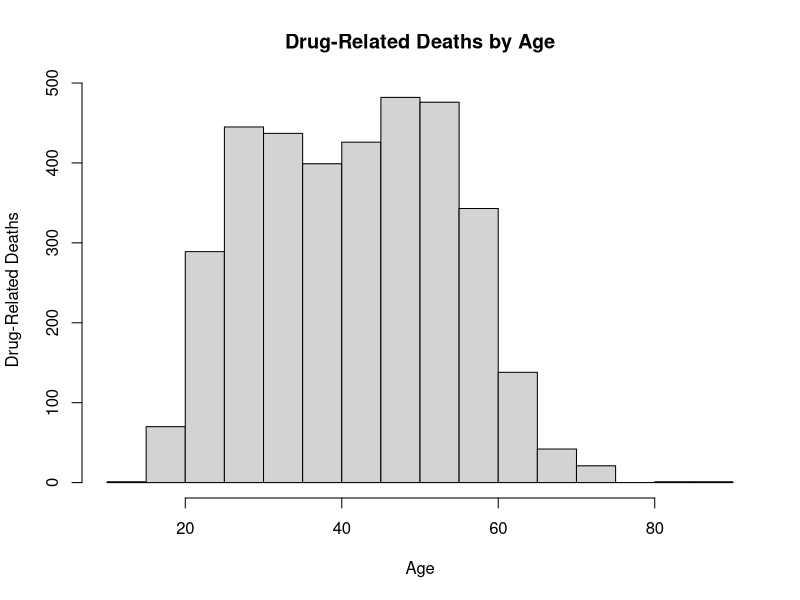
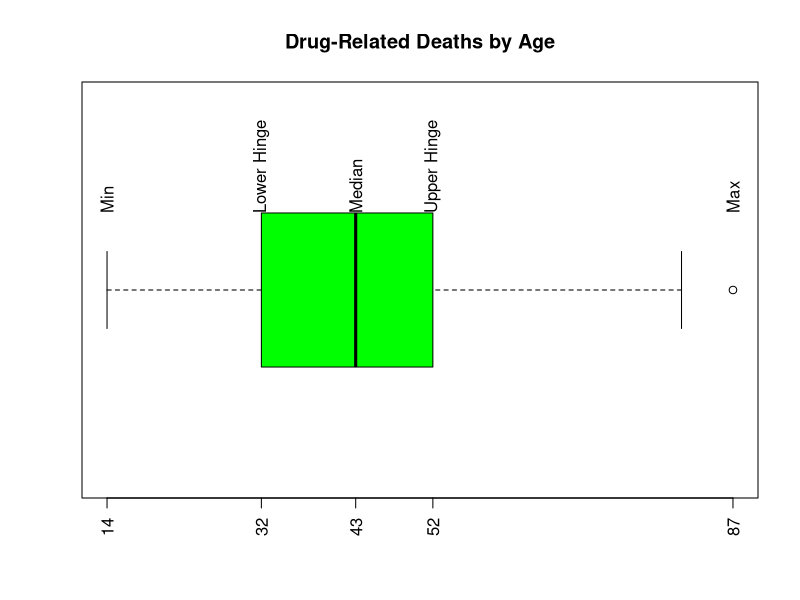
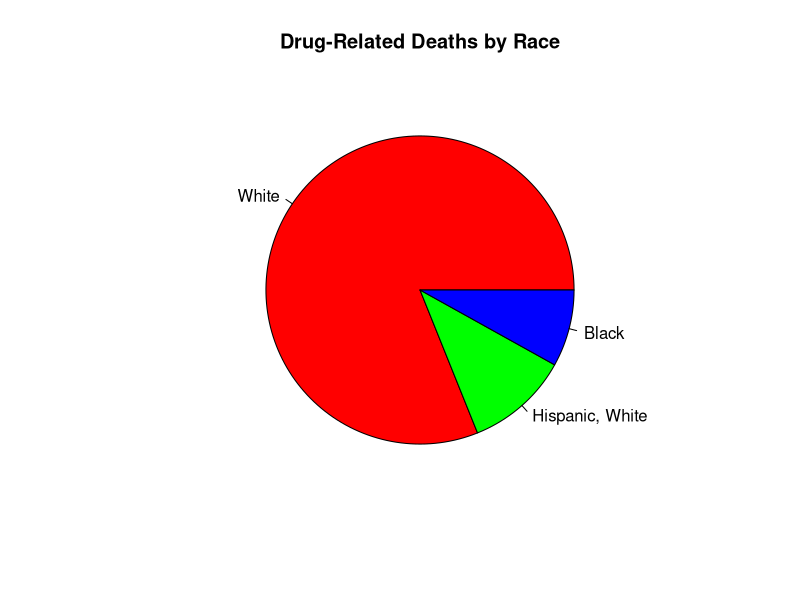
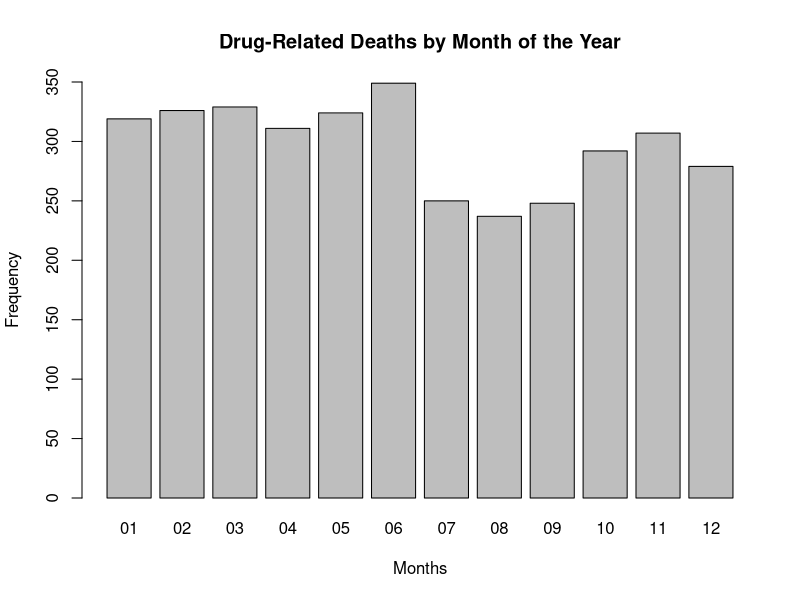
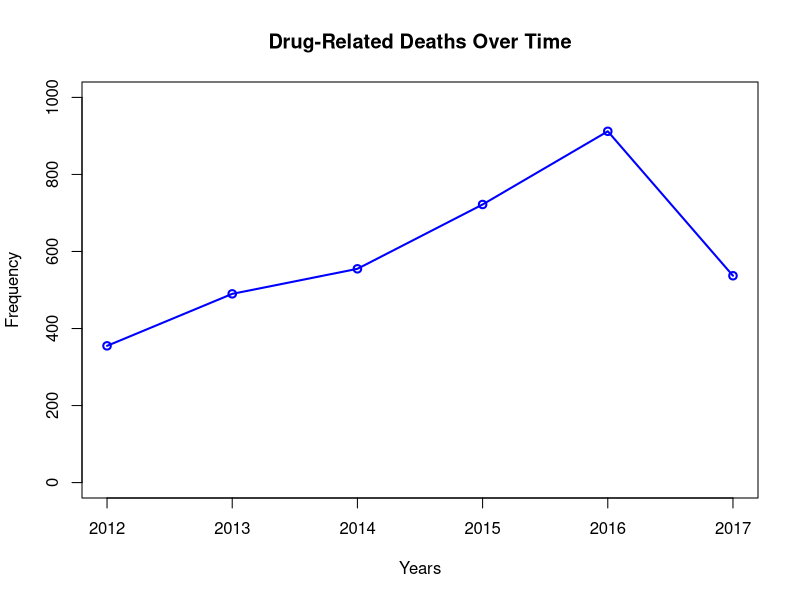
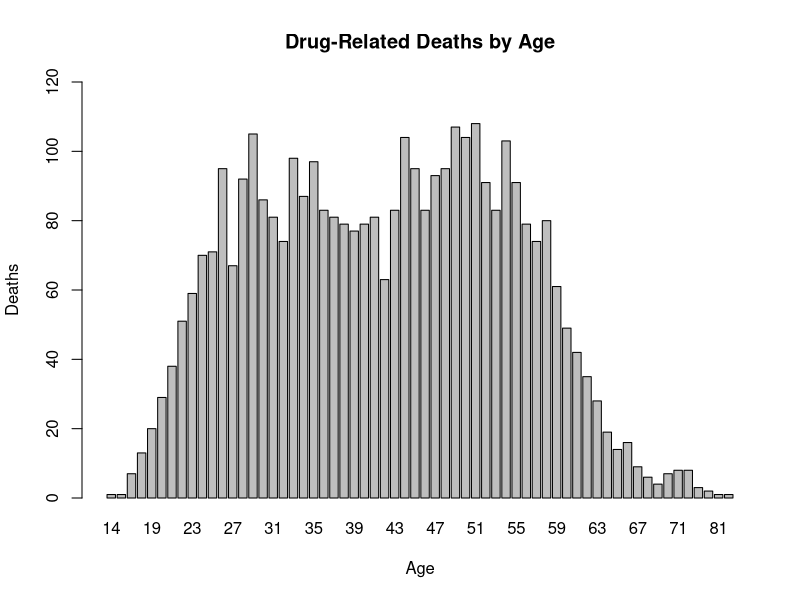
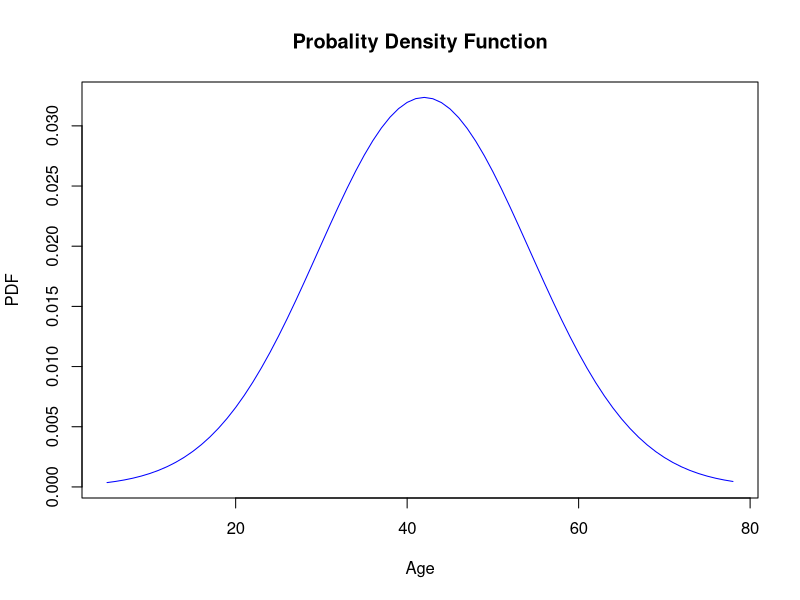
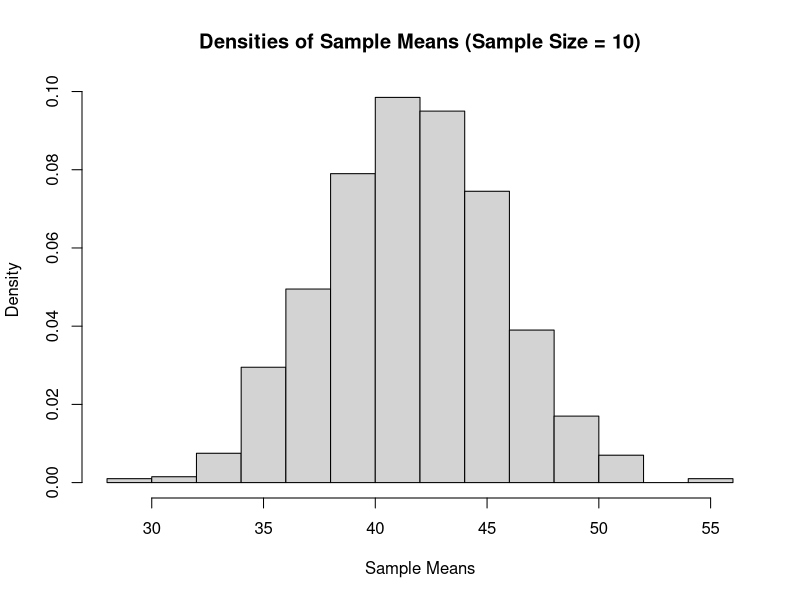

The R source for these figures, in order: (Note: this script raises an error after producing the figures.)
# MET CS544 Final Project
# Mary Lucas
# December 2017

# Import and prepare the data set

# Ensure we're in the current working directory and import the dataset
setwd("/Users/mary/Downloads")
raw.dataframe <- read.csv("Accidental_Drug_Related_Deaths__2012-June_2017.csv")

# I have also uploaded this dataset to github:
# https://github.com/marymlucas/cs544finalproject

# Inspect the dataframe
str(raw.dataframe)
summary(raw.dataframe)

names(raw.dataframe)
nrow(raw.dataframe)
ncol(raw.dataframe)

# Processing the data

# After each step I run summary() again to see the changes

# Subset the data to get only the columns I want to use
dataframe <- raw.dataframe[, c("Date", "Sex", "Race", "Age", "Death.City", "Location", "InjuryPlace", "ImmediateCauseA", "EtOH")]
summary(dataframe)

# Filter out any rows that have Age, Sex, or Race fields blank
dataframe <- dataframe[dataframe$Age != "" & dataframe$Sex != "" & dataframe$Race != "" & dataframe$Date != "",]
summary(dataframe)

# Dimensions of processed dataframe
nrow(dataframe)
ncol(dataframe)

# In the EtOH column, replace all 'y' with 'Y' so they're not counted as separate values
dataframe$EtOH[which(dataframe$EtOH == "y")] = "Y"
summary(dataframe)


# Create two new columns from Date variable for month and year
dates <- do.call('rbind', strsplit(as.character(dataframe$Date),'/',fixed=TRUE))
dataframe$Month <- dates[, 1]
dataframe$Year <- dates[, 3]

summary(dataframe)
nrow(dataframe)
ncol(dataframe)

# Data Analysis

# Drug-Related Deaths by Age

f <- fivenum(dataframe$Age)  # five number summary of the Age variable
f

# Outliers for the Age variable
# Calculate the lower and upper ends of the outlier
c(f[2] - 1.5 * IQR(f), f[4] + 1.5 * IQR(f))

# What are the outliers in the data
dataframe$Age[dataframe$Age < (f[2] - 1.5 * IQR(f))] # numbers less than the lower end
dataframe$Age[dataframe$Age > (f[4] + 1.5 * IQR(f))] # numbers greater than the upper end


# Stem plot for the Age variable
stem(dataframe$Age)

# Frequency and histogram for the age variable
table(dataframe$Age)
hist(dataframe$Age,  xlab = "Age", ylab = "Drug-Related Deaths", main = "Drug-Related Deaths by Age")

boxplot(dataframe$Age, horizontal = TRUE, col = "green", xlab = "", xaxt = "n", main = "Drug-Related Deaths by Age")
axis(side = 1, at = fivenum(dataframe$Age), labels =  TRUE, las = 2)
text(fivenum(dataframe$Age), rep(1.2, 5), srt = 90, adj = 0, labels = c("Min", "Lower Hinge", "Median", "Upper Hinge", "Max"))

# Drug-Related Deaths by Race

table(dataframe$Race)
prop.table(table(dataframe$Race))

byRace = sort(table(dataframe$Race), decreasing = TRUE) # we now sort to obtain the top 3
byRace  # display the data
prop.table(byRace)[1:3]
pie(prop.table(byRace)[1:3], col=rainbow(3), main = "Drug-Related Deaths by Race")

# Corresponds roughly to the racial demographics of the population of Connecticut
# https://www.census.gov/quickfacts/fact/table/CT/HSG495216
# 80% white

# Trend in Drug-Related Deaths by month of the year
table(dataframe$Month)
barplot(table(dataframe$Month), main="Drug-Related Deaths by Month of the Year", ylab = "Frequency", xlab = "Months", ylim = c(0, 350))

# Trend in Drug-Related Deaths over time
table(dataframe$Year)
plot(table(dataframe$Year), main="Drug-Related Deaths Over Time", ylab = "Frequency", xlab = "Years", ylim = c(0,1000), type = 'o', col="blue")


# Distribution of the Age Variable
table(dataframe$Age)
barplot(table(dataframe$Age),  xlab = "Age", ylab = "Deaths", main = "Drug-Related Deaths by Age", ylim=c(0, 120))
mean(dataframe$Age)
median(dataframe$Age)
sd(dataframe$Age)

# To plot the probability density function of this distribution
mu <- mean(dataframe$Age)
sigma <- sd(dataframe$Age)
x <- seq(mu - 3*sigma, mu + 3*sigma) # sequence of value spanning 3 standard deviations either side of the mean
pdf <- dnorm(x, mean = mu, sd = sigma)  # we get the pdf values
plot(x, pdf, type = "l", col = "blue", xlab = "Age", ylab = "PDF", main = "Probality Density Function")

 # The probabilities of deaths within 1 standard deviation, 2 standard deviations, 3 standard deviations
  
# Within 1 standard deviation: 
pnorm(mu + sigma, mean = mu, sd = sigma) - pnorm(mu - sigma, mean = mu, sd = sigma)

# Within 2 standard deviations: 
pnorm(mu + 2*sigma, mean = mu, sd = sigma) - pnorm(mu - 2*sigma, mean = mu, sd = sigma)

# Within 3 standard deviations:
pnorm(mu + 3*sigma, mean = mu, sd = sigma) - pnorm(mu - 3*sigma, mean = mu, sd = sigma)


# Central Limit Theorem
# 1000 samples of size 10 
options(digits=4)

samples <- 1000
sample.size <- 10

xbar <- numeric(samples)

for (i in 1: samples) {
  x <- sample(dataframe$Age, sample.size)
  xbar[i] <- mean(x)
}

# Histogram of the densities of the sample means
hist(xbar, prob=TRUE, main="Densities of Sample Means (Sample Size = 10)", xlab = "Sample Means")

# The mean of the sample means and the standard deviation of the sample means
mean(xbar)
sd(xbar)


# 1000 samples of size 20 - histogram of the densities of the sample means. 
options(digits=4)

samples <- 1000
sample.size <- 20

xbar <- numeric(samples)

for (i in 1: samples) {
  x <- sample(dataframe$Age, sample.size)
  xbar[i] <- mean(x)
}

# Histogram of the densities of the sample means
hist(xbar, prob=TRUE, main="Densities of Sample Means (Sample Size = 20)", xlab = "Sample Means")

# The mean of the sample means and the standard deviation of the sample means
mean(xbar)
sd(xbar)

# 1000 samples of size 30 - histogram of the densities of the sample means. 
options(digits=4)

samples <- 1000
sample.size <- 30

xbar <- numeric(samples)

for (i in 1: samples) {
  x <- sample(dataframe$Age, sample.size)
  xbar[i] <- mean(x)
}

# Histogram of the densities of the sample means
hist(xbar, prob=TRUE, main="Densities of Sample Means (Sample Size = 30)", xlab = "Sample Means")

# The mean of the sample means and the standard deviation of the sample means
mean(xbar)
sd(xbar)

# 1000 samples of size 40 - histogram of the densities of the sample means. 
options(digits=4)

samples <- 1000
sample.size <- 40

xbar <- numeric(samples)

for (i in 1: samples) {
  x <- sample(dataframe$Age, sample.size)
  xbar[i] <- mean(x)
}

# Histogram of the densities of the sample means
hist(xbar, prob=TRUE, main="Densities of Sample Means (Sample Size = 40)", xlab = "Sample Means")

# The mean of the sample means and the standard deviation of the sample means
mean(xbar)
sd(xbar)



# Sampling Methods (using a sample size of 20)
library(sampling)

samplesize = 20

# Simple Random Sampling

sample <- srswor(samplesize, nrow(dataframe))

sample.1 <- dataframe[sample != 0, ]
sample.1[c("Sex", "Race", "Age", "Month", "Year")] # for brevity

table(sample.1$Year)

# Mean of Age variable for this sample
mean(sample.1$Age)



# Sequential Sampling

N <- nrow(dataframe)
n <- samplesize

k <- floor(N / n) # set the interval, used floor() to avoid NA due to large sample size

r <- sample(k, 1) # select the first sample

sample <- seq(r, by = k, length = n) # select every kth item

sample.2 <- dataframe[sample, ]
sample.2[c("Sex", "Race", "Age", "Month", "Year")] # for brevity

# Show the frequencies for each year (Year). 
table(sample.2$Year)
table(sample.2$Year)/table(dataframe$Year)


# Show the percentages of these with respect to the entire dataset. 
options(digits = 4)
data <- sample.2$Year

# Mean of Age variable for this sample
mean(sample.2$Age)




# Stratified Sampling

order.index <- order(dataframe$Year) # Order the data 

# Draw a stratified sample using proportional sizes based on the Race variable.
data <- dataframe[order.index, ]
freq <- table(dataframe$Year)

# determine how many from each stratum will be selected. 
sizes <- round(samplesize * freq / sum(freq))
sizes
sum(sizes)

# select samples from each stratum.
st <- strata(data, stratanames = c("Year"), size = sizes, method = "srswor")

sample.3 <- getdata(data, st)
sample.3[c("Sex", "Race", "Age", "Month", "Year")] # for brevity

# Show the frequencies for each year (Year). 
table(sample.3$Year)

# Show the percentages of these with respect to the entire dataset.
options(digits = 4)
data <- sample.3$Year

table(data)/table(dataframe$Year)

# Mean of Age variable for this sample
mean(sample.3$Age)


# Comparing the means of Age variable for these three samples with the entire data.

cat("Mean of entire data set - ", mean(dataframe$Age))
cat("Mean of Simple Random Wo/R - ", mean(sample.1$Age))
cat("Mean of Systematic Sampling - ", mean(sample.2$Age))
cat("Mean of Stratified Sampling - ", mean(sample.3$Age))



# Confidence Intervals (Age variable)

# Using samples of sample size 10, 20, 30, 40 for Confidence levels of 80 and 90

pop.mean <- mean(dataframe$Age) # mean of the population
pop.sd <- sd(dataframe$Age) # standard deviation of the population
conf <- c(80, 90)  # confidence levels
alpha <- 1 - conf/100  

# Sample Size 10
sample.size <- 10
sample.data <- sample(dataframe$Age, sample.size)
sd.sample.means <- pop.sd/sqrt(sample.size)
xbar <- mean(sample.data)

for (i in alpha) {
  str <- sprintf("%2d%% Conf Level (alpha = %.2f), CI = %.2f - %.2f",
                 100*(1-i), i, 
                 xbar - qnorm(1-i/2) * sd.sample.means,
                 xbar + qnorm(1-i/2) * sd.sample.means)
  cat(str,"\n")
}

for (i in alpha) {
  str <- sprintf("%2d%% Conf Level (alpha = %.2f), Precision = %.2f",
                 100*(1-i), i, 
                 2* qnorm(1-i/2) * sd.sample.means)
  cat(str,"\n")
}




sample.size <- 20
sample.data <- sample(dataframe$Age, sample.size)
sd.sample.means <- pop.sd/sqrt(sample.size)
xbar <- mean(sample.data)

for (i in alpha) {
  str <- sprintf("%2d%% Conf Level (alpha = %.2f), CI = %.2f - %.2f",
                 100*(1-i), i, 
                 xbar - qnorm(1-i/2) * sd.sample.means,
                 xbar + qnorm(1-i/2) * sd.sample.means)
  cat(str,"\n")
}

for (i in alpha) {
  str <- sprintf("%2d%% Conf Level (alpha = %.2f), Precision = %.2f",
                 100*(1-i), i, 
                 2* qnorm(1-i/2) * sd.sample.means)
  cat(str,"\n")
}

sample.size <- 30
sample.data <- sample(dataframe$Age, sample.size)
sd.sample.means <- pop.sd/sqrt(sample.size)
xbar <- mean(sample.data)

for (i in alpha) {
  str <- sprintf("%2d%% Conf Level (alpha = %.2f), CI = %.2f - %.2f",
                 100*(1-i), i, 
                 xbar - qnorm(1-i/2) * sd.sample.means,
                 xbar + qnorm(1-i/2) * sd.sample.means)
  cat(str,"\n")
}

for (i in alpha) {
  str <- sprintf("%2d%% Conf Level (alpha = %.2f), Precision = %.2f",
                 100*(1-i), i, 
                 2* qnorm(1-i/2) * sd.sample.means)
  cat(str,"\n")
}

sample.size <- 40
sample.data <- sample(dataframe$Age, sample.size)
sd.sample.means <- pop.sd/sqrt(sample.size)
xbar <- mean(sample.data)

for (i in alpha) {
  str <- sprintf("%2d%% Conf Level (alpha = %.2f), CI = %.2f - %.2f",
                 100*(1-i), i, 
                 xbar - qnorm(1-i/2) * sd.sample.means,
                 xbar + qnorm(1-i/2) * sd.sample.means)
  cat(str,"\n")
}

for (i in alpha) {
  str <- sprintf("%2d%% Conf Level (alpha = %.2f), Precision = %.2f",
                 100*(1-i), i, 
                 2* qnorm(1-i/2) * sd.sample.means)
  cat(str,"\n")
}
